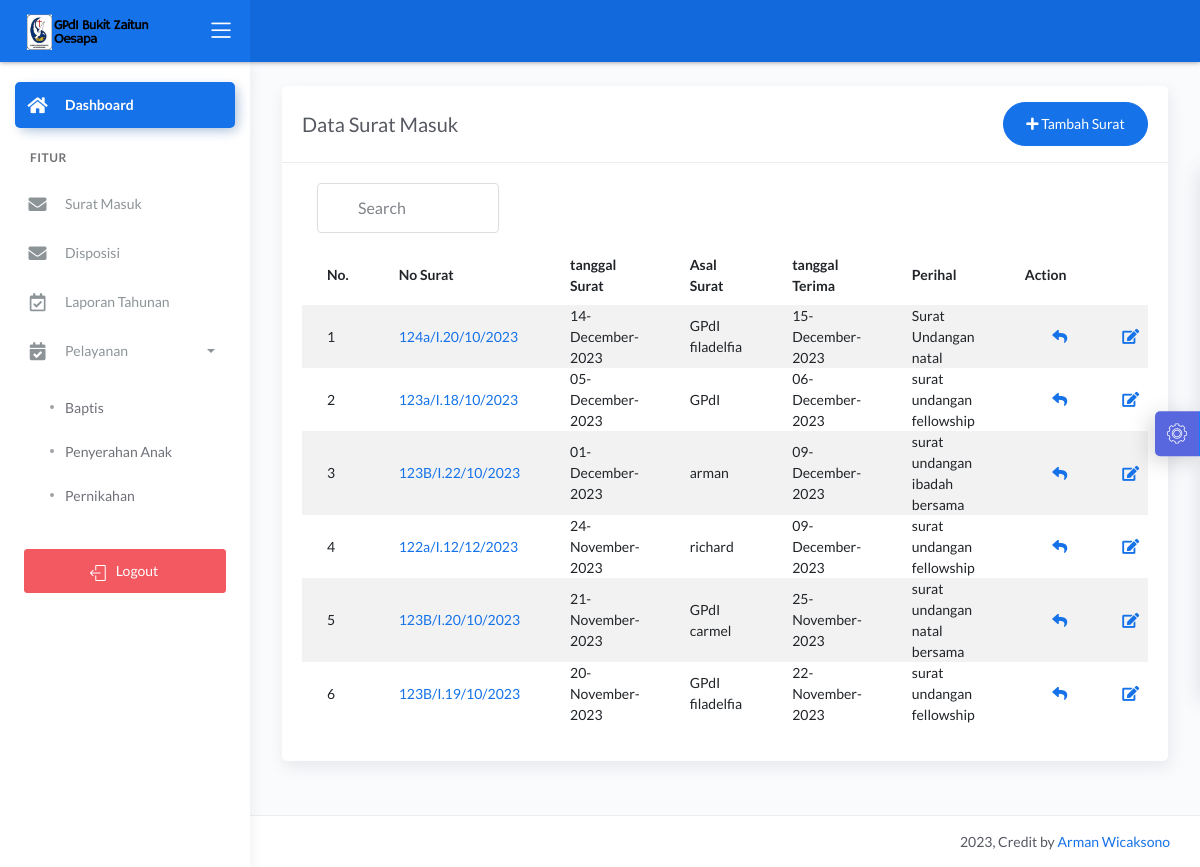
The app's page /dashboard/main2.php?halaman=tampil_surat_masuk (signed in) with its own data.
### tables this page shows
CREATE TABLE `suratmasuk` (
  `id_surat_masuk` int(5) NOT NULL,
  `no_surat_masuk` varchar(30) NOT NULL,
  `tgl_surat` date NOT NULL,
  `tgl_terima` date NOT NULL,
  `asal_surat` varchar(35) NOT NULL,
  `perihal` varchar(35) NOT NULL,
  `file_surat_masuk` varchar(50) NOT NULL
);

### dashboard/tampil_surat_masuk.php (the view, shortened to what this page needs)
<?php include '../konek.php'; ?>
<link href="css/sweetalert.css" rel="stylesheet" type="text/css">
<div class="page-inner">
    <div class="row">
        <div class="col-md-12">
            <div class="card">
                <div class="card-header">
                    <div class="d-flex align-items-center">
                        <h4 class="card-title">Data Surat Masuk</h4>
                        <a href="?halaman=tambah_surat_masuk" class="btn btn-primary btn-round ml-auto">
                            <i class="fa fa-plus"></i>
                            Tambah Surat
                        </a>
                    </div>
                </div>
                <div class="card-body">
                    <div class="d-flex align-items-center col-md-3">
                    <input class="form-control" type="text" id="myInput" onkeyup="myFunction2()" placeholder="Search" title="Type in a name">
                    </div>
                    <form action="">
                        <div class="table-responsive">
                            <table id="add" class="display table table-striped table-hover">
                                <thead>
                                    <tr>
                                        <th>No.</th>
                                        <th>No Surat</th>
                                        <th>tanggal Surat</th>
                                        <th>Asal Surat</th>
                                        <th>tanggal Terima</th>
                                        <th>Perihal</th>
                                        <th style="width: 10%">Action</th>
                                    </tr>
                                </thead>
                                <tbody>
                                    <?php
                                    $no = 1;
                                    $tampil = "SELECT * FROM suratmasuk ORDER BY tgl_surat DESC";
                                    $query = mysqli_query($konek, $tampil);
                                    while ($data = mysqli_fetch_array($query, MYSQLI_BOTH)) {
                                        $id_surat_masuk = $data['id_surat_masuk'];
                                        $noSurat = $data['no_surat_masuk'];
                                        $tgl1 = $data['tgl_surat'];
                                        $tgl2 = $data['tgl_terima'];
                                        $asal = $data['asal_surat'];
                                        $perihal = $data['perihal'];
                                        $tgl_surat = date("d-F-Y", strtotime($tgl1));
                                        $tgl_terima = date("d-F-Y", strtotime($tgl2));
                                        $file_surat_masuk = $data['file_surat_masuk'];
                                    ?>
                                        <tr>
                                            <td><?php echo $no++; ?></td>
                                            <td><a href="../dataFile/surat_masuk/<?= $file_surat_masuk ?>" target="_blank" data-original-title="View Surat">
                                            <?php echo $noSurat ; ?> </a></td>
                                            <td><?php echo $tgl_surat; ?></td>
                                            <td><?php echo $asal; ?></td>
                                            <td><?php echo $tgl_terima; ?></td>
                                            <td><?php echo $perihal; ?></td>
                                            <td>
                                                <div class="form-button-action">
                                                    <a href="?halaman=disposisi_surat&id_surat_masuk=<?php echo $id_surat_masuk; ?>" type="button" data-toggle="tooltip" title="" class="btn btn-link btn-primary btn-lg" data-original-title="Disposisi">
                                                        <i class="fa fa-reply"></i>
                                                    </a>
                                                    <a href="?halaman=ubah_surat_masuk&id_surat_masuk=<?php echo $id_surat_masuk; ?>" type="button" data-toggle="tooltip" title="" class="btn btn-link btn-primary btn-lg" data-original-title="Edit Surat">
                                                        <i class="fa fa-edit"></i>
                                                    </a>
                                                </div>
                                            </td>
                                        </tr>
                                    <?php
                                    }
                                    ?>
                                </tbody>
                            </table>
                        </div>
                    </form>
                </div>
            </div>
        </div>
    </div>
</div>

### assets/css/demo.css (style rules this page uses)
#myInput { background-image: url('/css/searchicon.png'); background-position: 10px 10px; background-repeat: no-repeat; width: 100%; font-size: 16px; padding: 12px 20px 12px 40px; border: 1px solid #ddd; margin-bottom: 12px; }

### records on screen
suratmasuk: no_surat_masuk "124a/I.20/10/2023", tgl_surat "14-December-2023", asal_surat "GPdI filadelfia", tgl_terima "15-December-2023", perihal "Surat Undangan natal"
suratmasuk: no_surat_masuk "123a/I.18/10/2023", tgl_surat "05-December-2023", asal_surat "GPdI", tgl_terima "06-December-2023", perihal "surat undangan fellowship"
suratmasuk: no_surat_masuk "123B/I.22/10/2023", tgl_surat "01-December-2023", asal_surat "arman", tgl_terima "09-December-2023", perihal "surat undangan ibadah bersama"
suratmasuk: no_surat_masuk "122a/I.12/12/2023", tgl_surat "24-November-2023", asal_surat "richard", tgl_terima "09-December-2023", perihal "surat undangan fellowship"
suratmasuk: no_surat_masuk "123B/I.20/10/2023", tgl_surat "21-November-2023", asal_surat "GPdI carmel", tgl_terima "25-November-2023", perihal "surat undangan natal bersama"
suratmasuk: no_surat_masuk "123B/I.19/10/2023", tgl_surat "20-November-2023", asal_surat "GPdI filadelfia", tgl_terima "22-November-2023", perihal "surat undangan fellowship"
